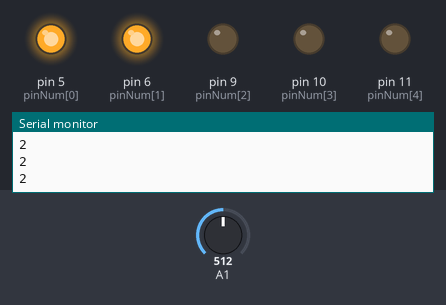
Simulated run of this sketch. Board: Arduino Uno, built with avr-gcc and run on an emulated ATmega328P. Shown: output pins drawn as LEDs (lit = HIGH), the last lines printed to the serial monitor. The test bench sets the inputs (shaded band); at power-on: A1 = 512.

Above: at 1.3 s.
1.4 s: A1 set to 602
2.9 s: A1 set to 626
At 3.9 s:
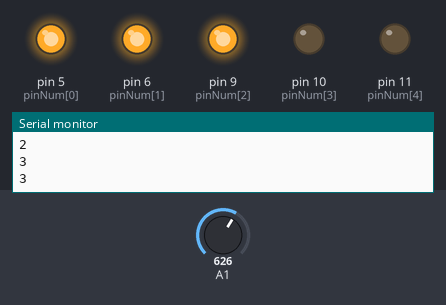
4.5 s: A1 set to 806
6.0 s: A1 set to 837
At 7.2 s:
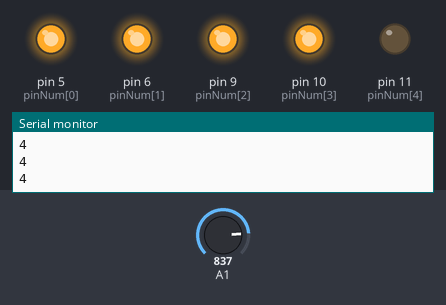
7.5 s: A1 set to 1009
9.0 s: A1 set to 1023
At 9.8 s:
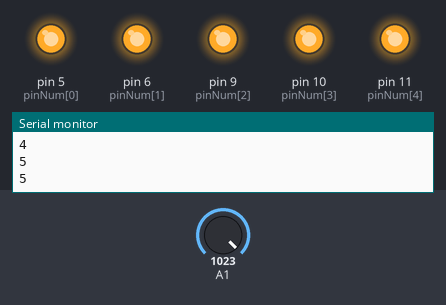
Timing chart, 0 to 11.5 s (numbered marks = the images above; inputs shaded):
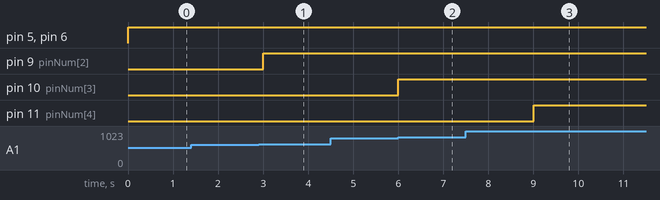

The sketch:

______led_________.ino
```cpp
int pinNum[] = {5, 6, 9, 10, 11};

void setup() {
  Serial.begin(9600);
  for (int i = 0; i < 5; i++) {
    pinMode(pinNum[i], OUTPUT);
  }
}

void loop() {

  int val = analogRead(A1);
  int mappedValue = map(val, 0, 1023, 0, 5);
  Serial.println(mappedValue);

  for(int i = 0; i< mappedValue; i++){
    digitalWrite(pinNum[i], HIGH);
  }
  for(int i = mappedValue; i < 5; i++){
    digitalWrite(pinNum[i], LOW);
  }
  delay(500);

}
```

Measured:
- the behaviour switches between 613 and 614 on A1 (found by bisection; images 0 and 1)
- the behaviour switches between 818 and 819 on A1 (found by bisection; images 1 and 2)
- the behaviour switches between 1022 and 1023 on A1 (found by bisection; images 2 and 3)
- after the input at 2.9 s, pin 9 (pinNum[2]): LOW → HIGH after 0.10 s
- after the input at 6.0 s, pin 10 (pinNum[3]): LOW → HIGH at once
- after the input at 9.0 s, pin 11 (pinNum[4]): LOW → HIGH at once
